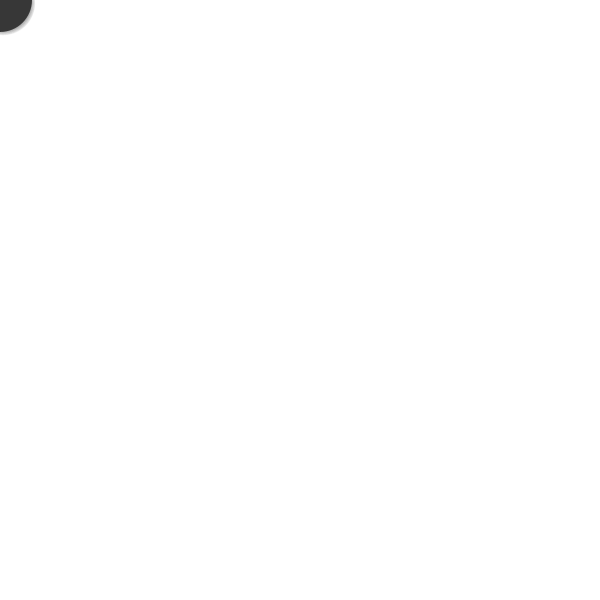
Frame 1 (no input)
Frame 60 (the mouse pressed at the canvas centre just before this capture): identical to frame 1, image omitted
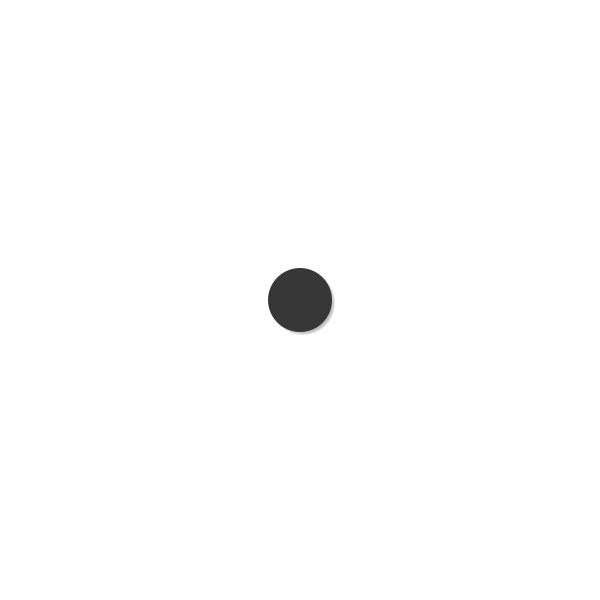
Frame 120 (the mouse held since frame 60 and released just before this capture)

The Processing sketch that drew these frames (run headless with seeded random() and noise(); from frame 60 on, the mouse is pressed at the canvas centre):

// Processing sketch: drop_shadow
// ── drop_shadow.pde
int shadowXOffset = 3;
int shadowYOffset = 3;

void setup() {
  size(600, 600);
  noStroke();
}


void draw() {
  background(255);
  
  pushMatrix();
  translate(mouseX, mouseY);
  for(int i = 0; i < 20000; i++) {
   float r = map(i, 0, 20000, 0, 32);
   float mappedR = map(r, 24, 32, 1, 1.5); 
   float o = 128*cos(mappedR);
   float theta = radians(i);
   
   fill(0, 0, 0, o);
   ellipse(r*cos(theta) + shadowXOffset, r*sin(theta) + shadowYOffset, 1, 1); 
    
    }
  popMatrix();  

  fill(55);
  ellipse(mouseX, mouseY, 64, 64);
  

}
